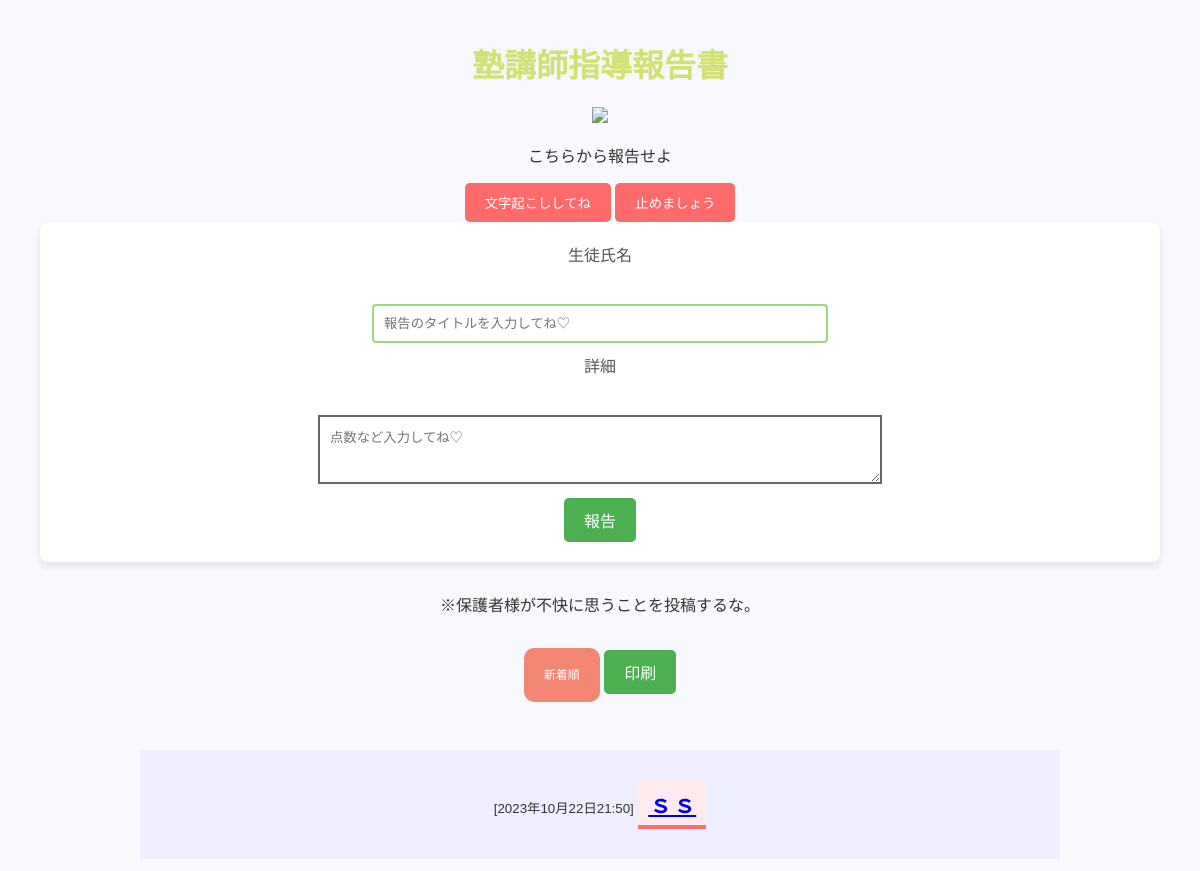
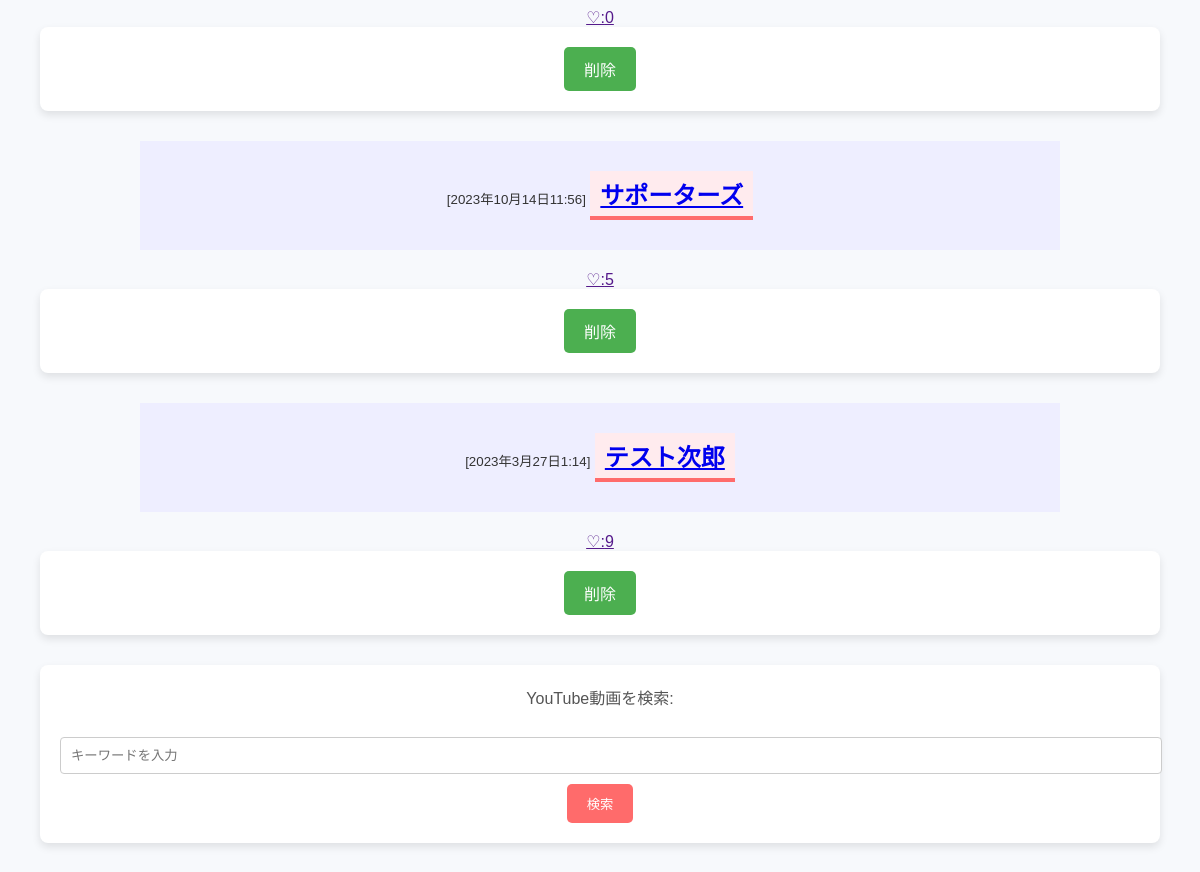
Before: / (upper part) with the older database file (2 pictures, top to bottom).
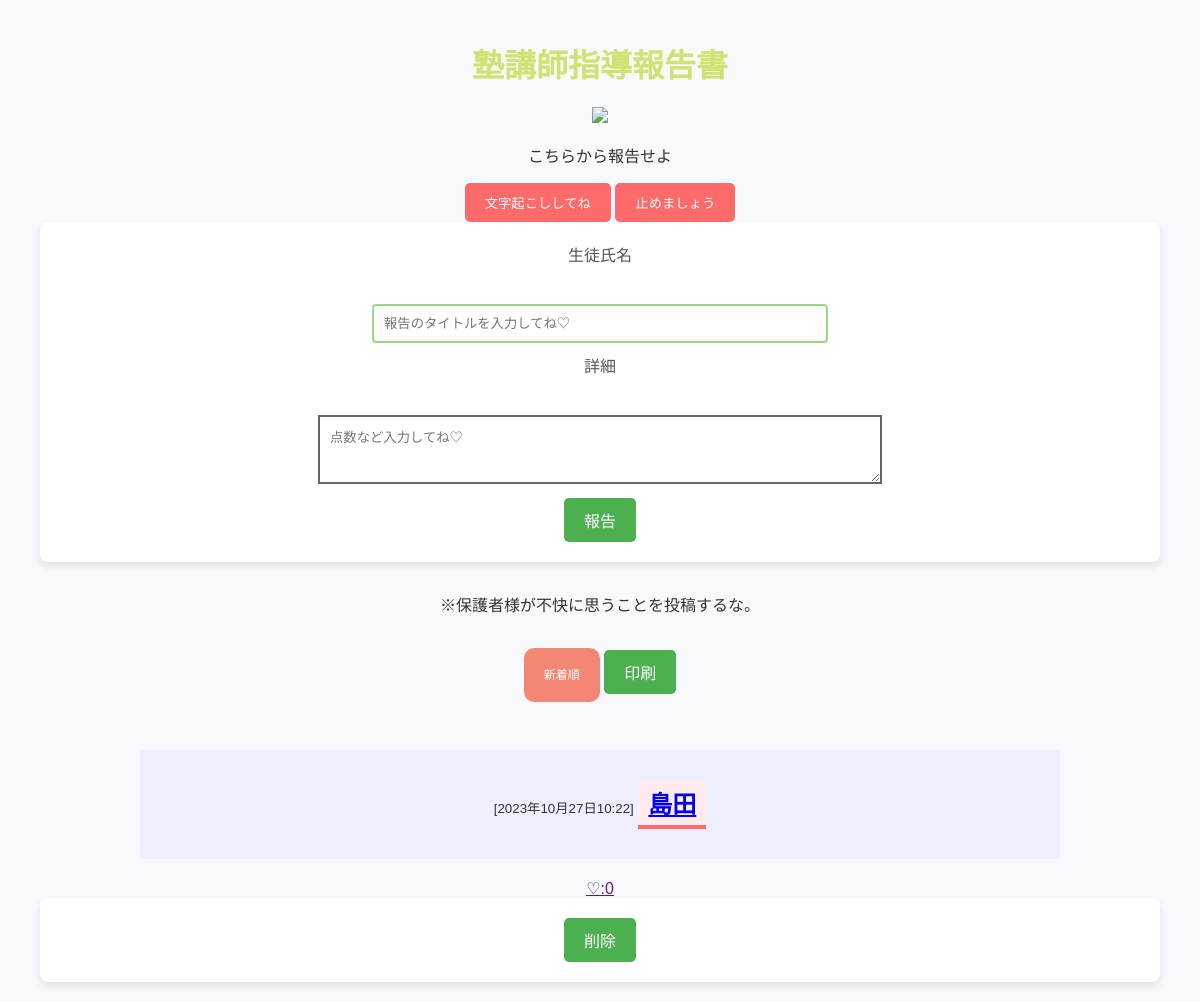
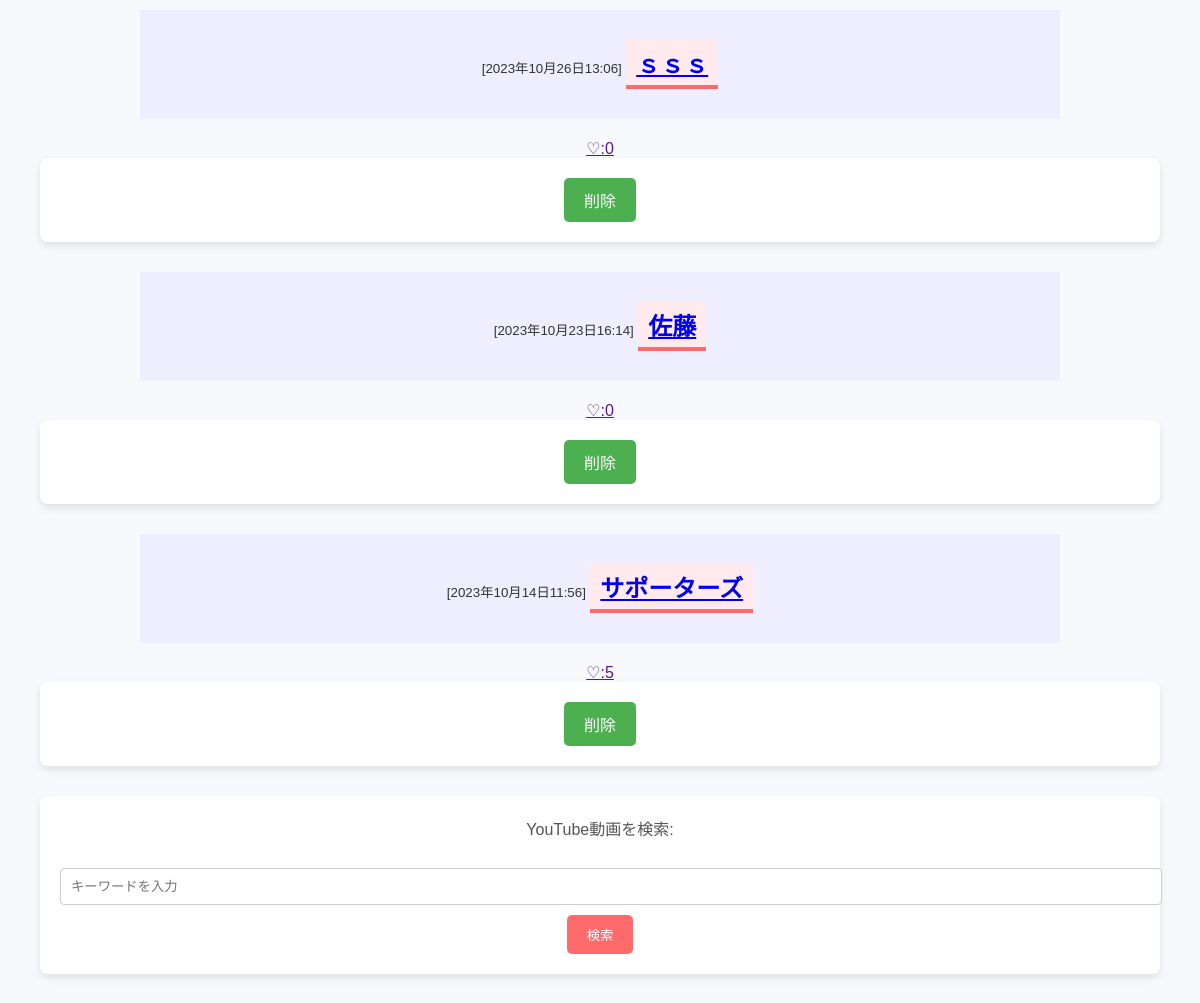
After: the same page with the newer database file (2 pictures, top to bottom).
### cram/models.py (models this page shows, shortened)
class Article(models.Model):
    title = models.CharField(max_length=200)
    body = models.TextField()
    posted_at = models.DateTimeField(default=timezone.now)
    published_at = models.DateTimeField(blank=True, null=True)
    like = models.IntegerField(default=0)

### cram/views.py (the view)
# urls.py: path('', views.index, name='index'),
def index(request):
    videos = []
    if request.method == 'POST':
        if 'keyword' in request.POST:
            keyword = request.POST['keyword']
            videos = search_videos(keyword, max_results=10)
        elif 'title' in request.POST and 'text' in request.POST:
            article = Article(title=request.POST['title'], body=request.POST['text'])
            article.save()
            return redirect(detail, article.id)
    else:  # Default keyword when loading the page for the first time (optional).
        videos = search_videos("塾講師", max_results=10)
    articles = Article.objects.order_by('-posted_at')
    context = {
        "articles": articles,
        "videos": videos,
    }
    return render(request, 'project/index.html', context)

### cram/views.py (called while the page is built, shortened)
def search_videos(keyword, max_results=5):
    request = youtube.search().list(
        part="snippet",
        q=keyword,
        type="video",
        maxResults=max_results,
        relevanceLanguage="ja",
        order="viewCount"
    )
    response = request.execute()
    videos = []
    return videos

### cram/templates/project/index.html (shortened to what this page needs)
{% load static %}
<!DOCTYPE html>
<html>
  <head>
    <link href="{% static 'cram/css/default.css' %}" rel="stylesheet">
  </head>
  <body>
  <div style="text-align: center;">
    <h1>塾講師指導報告書</h1>
    <div style="text-align: center;">
      <img src="https://icongr.am/feather/wifi.svg?size=60&color=currentColor" >
    </div>
    <p>こちらから報告せよ</p>
    <button id="start-btn">文字起こししてね</button>
    <button id="stop-btn">止めましょう</button>
    <form action="{% url 'index' %}" method="post">
      <div>
        <label for="titleInput">生徒氏名</label><br>
        <input id="titleInput" name="title" type="text" row="1" placeholder="報告のタイトルを入力してね♡">
      </div>
      <div>
        <label for="textInput">詳細</label><br>
        <textarea id="textInput" name="text" rows="3" placeholder="点数など入力してね♡"></textarea>
      </div>
      <div>
        <button class="report-button" type="submit">報告</button>
      </div>
    </form>
    <p>※保護者様が不快に思うことを投稿するな。</p>
    <br>
    <div>
      <a href="{% url 'index' %}?sort=Date" id="sort_new">新着順</a>
      <input type="button" class="report-button" value="印刷" onclick="window.print();" />
    </div>
    <br>
    <br>
    {% if articles %}
    {% for article in articles %}
    <div class="text">
    <small>[{{ article.posted_at }}]</small>
    <h2><a href="{% url 'detail' article.id %}">{{ article.title }}</a></h2>
    </div>
    <div>
      <a href=""onclick="like({{article.id}});">
        ♡:<span id="like{{article.id}}">{{ article.like }}</span>
      </a>
      <form action="{% url 'delete' article.id %}" method="POST">
        <input type="submit" class="report-button" value="削除">
    </form>
    </div>
    {% endfor %}
    {% else %}
    <p>No article.</p>
    {% endif %}
    <form action="{% url 'index' %}" method="post">
      <label for="searchInput">YouTube動画を検索:</label><br>
      <input id="searchInput" name="keyword" type="text" placeholder="キーワードを入力">
      <button type="submit">検索</button>
  </form>
  </div>
  </body>
</html>

### cram/static/cram/css/default.css (style rules this page uses)
body { font-family: sans-serif; background-color: #f8cee7; }
h1 { color: rgb(210, 225, 116); }
h2 { padding: 0px 10px 0px 10px; }
#titleInput { margin: 10px; padding: 10px; border: solid 2px #9ad787; width: 40%; height: 40%; }
#textInput { margin: 10px; padding: 10px; border: solid 2px #666666; width: 50%; }
.text { margin: 20px 100px; padding: 10px; background-color: #eeeeff; }
#sort_new { padding: 20px 20px 20px 20px; border-radius: 10px; font-family: sans-serif; font-size: 12px; background-color: #f38774; color: #ffffff; text-decoration: none; }
body { background-color: #f7f9fc; margin: 40px; color: #333; }
h2 { border-bottom: 4px solid #FF6B6B; display: inline-block; padding: 5px 10px; background-color: #ffebee; color: #FF6B6B; }
form { margin-bottom: 30px; padding: 20px; background-color: #fff; box-shadow: 0 4px 8px rgba(0, 0, 0, 0.1); border-radius: 8px; }
label { display: block; margin-bottom: 10px; color: #555; }
input[type="text"], input[type="file"] { width: 100%; padding: 10px; margin-bottom: 10px; border: 1px solid #ccc; border-radius: 4px; }
button { background-color: #FF6B6B; color: white; padding: 10px 20px; border: none; border-radius: 5px; cursor: pointer; transition: background-color 0.3s; }

### cram/templates/project/index.html (style rules this page uses)
.report-button { background-color: #4CAF50; color: white; padding: 10px 20px; font-size: 16px; border: none; cursor: pointer; border-radius: 5px; }

Changed rows visible on the page:
removed Article: posted_at "2023年10月22日21:50", title "ｓｓ", like "0"
removed Article: posted_at "2023年3月27日1:14", title "テスト次郎", like "9"
added Article: posted_at "2023年10月27日10:22", title "島田", like "0"
added Article: posted_at "2023年10月26日13:06", title "ｓｓｓ", like "0"
added Article: posted_at "2023年10月23日16:14", title "佐藤", like "0"
